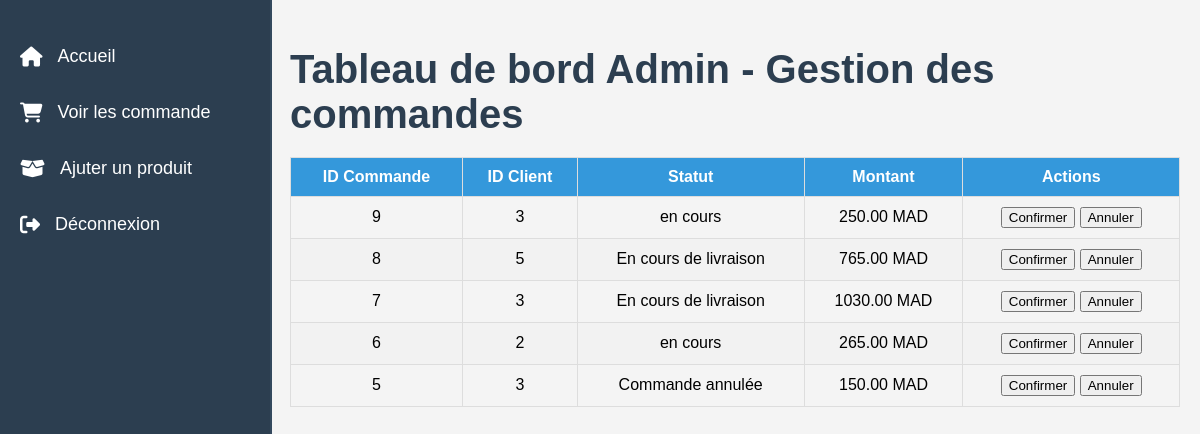
/dashboardAdmin.php, run on the app's committed database.
### tables this page shows
CREATE TABLE `commande` (
  `id_commande` int(11) NOT NULL,
  `statut` varchar(50) DEFAULT NULL,
  `total` decimal(10,2) DEFAULT NULL,
  `user_id` int(11) NOT NULL
);

### dashboardAdmin.php (the view, shortened to what this page needs)
<?php
$host = "localhost";
$dbname = "stock_produit";
$user = "root";
$pass = "";
try {
    $pdo = new PDO("mysql:host=$host;dbname=$dbname;charset=utf8", $user, $pass);
    $pdo->setAttribute(PDO::ATTR_ERRMODE, PDO::ERRMODE_EXCEPTION);
    $stmt = $pdo->query("SELECT id_commande, user_id, statut, total FROM commande ORDER BY id_commande DESC");
    $commandes = $stmt->fetchAll(PDO::FETCH_ASSOC);
} catch (PDOException $e) {
    $error_message = "Erreur de connexion : " . $e->getMessage();
}
?>
<!DOCTYPE html>
<html lang="fr">
<head>
    <link rel="stylesheet" href="style.css" />
</head>
<body>
    <div class="container">
        <aside class="sidebar">
            <nav>
                <ul class="nav-list">
                    <li><a href="dashboardAdmin.php" class="nav-item"><i class="fas fa-home"></i> Accueil</a></li>
                    <li><a href="dashboardAdmin.php" class="nav-item"><i class="fas fa-shopping-cart"></i> Voir les commande</a></li>
                    <li><a href="add_product.html" class="nav-item"><i class="fas fa-box-open"></i> Ajuter un produit</a></li>
                    <li><a href="#" id="logoutBtn" class="nav-item"><i class="fas fa-sign-out-alt"></i> Déconnexion</a></li>
                </ul>
            </nav>
        </aside>
        <main class="content">
            <h1>Tableau de bord Admin - Gestion des commandes</h1>
            <table class="commandes-table">
                <thead>
                    <tr>
                        <th>ID Commande</th>
                        <th>ID Client</th>
                        <th>Statut</th>
                        <th>Montant</th>
                        <th>Actions</th>
                    </tr>
                </thead>
                <tbody>
                    <?php foreach ($commandes as $commande): ?>
                        <tr>
                            <td><?= htmlspecialchars($commande['id_commande']) ?></td>
                            <td><?= htmlspecialchars($commande['user_id']) ?></td>
                            <td><?= htmlspecialchars($commande['statut']) ?></td>
                            <td><?= htmlspecialchars($commande['total']) ?> MAD</td>
                            <td>
                                <button onclick="updateStatus(<?= $commande['id_commande'] ?>, 'En cours de livraison')">Confirmer</button>
                                <button onclick="updateStatus(<?= $commande['id_commande'] ?>, 'Commande annulée')">Annuler</button>
                            </td>
                        </tr>
                    <?php endforeach; ?>
                </tbody>
            </table>
        </main>
    </div>
</body>
</html>

### style.css (style rules this page uses)
body { font-family: 'Arial', sans-serif; margin: 0; padding: 0; background-color: #f4f4f4; display: flex; justify-content: center; align-items: flex-start; height: 100vh; }
.container { display: flex; height: 100%; }
.sidebar { width: 250px; background-color: #2c3e50; color: #fff; padding: 20px 10px; position: fixed; top: 0; left: 0; height: 100%; border-right: 2px solid #34495e; transition: all 0.3s ease; }
nav .nav-list { list-style: none; padding: 0; }
nav .nav-list .nav-item { text-decoration: none; color: #fff; display: flex; align-items: center; margin: 15px 0; font-size: 18px; padding: 10px; border-radius: 5px; transition: background-color 0.3s ease; }
nav .nav-list .nav-item i { margin-right: 15px; font-size: 20px; }
.content { margin-left: 270px; padding: 20px; width: calc(100% - 270px); }
h1 { font-size: 2.5em; color: #2c3e50; margin-bottom: 20px; }
.commandes-table { width: 100%; border-collapse: collapse; margin-top: 20px; }
.commandes-table th, .commandes-table td { padding: 10px; text-align: center; border: 1px solid #ddd; }
.commandes-table th { background-color: #3498db; color: #ffffff; }
.commandes-table tr:nth-child(even) { background-color: #f2f2f2; }

### data on the page
commande: id_commande "9", user "3", statut "en cours", total "250.00"
commande: id_commande "8", user "5", statut "En cours de livraison", total "765.00"
commande: id_commande "7", user "3", statut "En cours de livraison", total "1030.00"
commande: id_commande "6", user "2", statut "en cours", total "265.00"
commande: id_commande "5", user "3", statut "Commande annulée", total "150.00"
